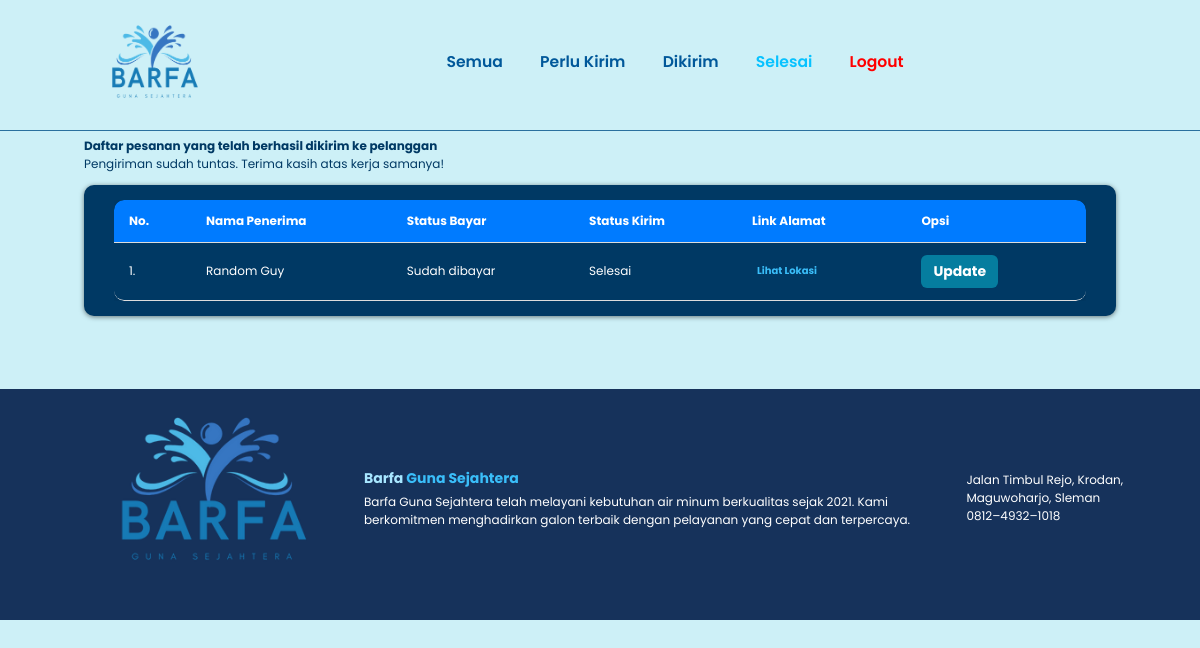
/kurir/selesai.php (signed in), run on the app's committed database.
### tables this page shows
CREATE TABLE `pesanan` (
  `id_pesanan` int(11) NOT NULL,
  `username` varchar(15) NOT NULL,
  `nama` varchar(40) NOT NULL,
  `email` varchar(30) NOT NULL,
  `no_hp` char(15) NOT NULL,
  `alamat` varchar(200) NOT NULL,
  `link` varchar(150) NOT NULL,
  `status_bayar` varchar(15) NOT NULL,
  `status_kirim` varchar(15) NOT NULL,
  `total_harga` float NOT NULL,
  `tanggal_pesan` date NOT NULL DEFAULT curdate(),
  `metode_bayar` varchar(10) NOT NULL,
  `bukti_bayar` varchar(100) NOT NULL
);

### kurir/selesai.php (the view, shortened to what this page needs)
<?php
  include '../koneksi.php';
?>
<!DOCTYPE html>
<html lang="en">
<head>
</head>
<body>
  <nav class="navbar">
    <a class="navbar-brand" href="#">
        <img src="../img/logo_barfa.png" alt="logo" width="130" height="80" />
    </a>
    <div class="navbar-nav">
      <a href="semua.php">Semua</a>
      <a href="perlukirim.php">Perlu Kirim</a>
      <a href="dikirim.php">Dikirim</a>
      <a href="selesai.php" style="color: #08C2FF;">Selesai</a>
      <a href="logout.php" style="color: red;">Logout</a>
    </div>
  </nav>
  <section class="page-keranjang">
    <div class="container">
    <h4 style="color: #003964;">Daftar pesanan yang telah berhasil dikirim ke pelanggan</h4>
    <p style="color: #003964; margin-bottom: 1rem;">Pengiriman sudah tuntas. Terima kasih atas kerja samanya!</p>
      <div class="breadcrumb">
        <div class="card-body">
          <div class="table-responsive">
          <table class="table" id="tables">
              <thead style="text-align: left;">
                  <tr>
                      <th>No.</th>
                      <th>Nama Penerima</th>
                      <th>Status Bayar</th>
                      <th>Status Kirim</th>
                      <th>Link Alamat</th>
                      <th>Opsi</th>
                  </tr>
              </thead>
              <tbody>
              <?php
                $no = 1;
                $query = "SELECT * from pesanan WHERE status_kirim='Selesai'";
                $result = mysqli_query($connect, $query);
                while ($row = mysqli_fetch_assoc($result)) {
                ?>
                  <tr style="text-align:left;">
                    <td><?php echo $no++; ?>.</td>
                    <td><?php echo $row['nama']; ?></td>
                    <td><?php echo $row['status_bayar']; ?></td>
                    <td><?php echo $row['status_kirim']; ?></td>
                    <td>
                        <a href="<?php echo htmlspecialchars($row['link']); ?>" target="_blank" style="color: #3ABEF9;">Lihat Lokasi</a>
                    </td>
                    <td>
                        <a href="update.php?id_pesanan=<?php echo $row['id_pesanan']; ?>" class="btn-detail">Update
                        </a>
                    </td>
                  </tr>
                  <?php
                    }
                  ?>
              </tbody>
          </table>
          </div>
        </div>
    </div>
  </div>
  </section>
<footer>
  <div class="footer-barfa">
    <div class="logo">
      <img src="../img/logo_barfa.png" alt="Logo Barfa">
    </div>
    <div class="barfa-description">
      <h3>Barfa <span>Guna Sejahtera</span></h3>
      <p>Barfa Guna Sejahtera telah melayani kebutuhan air minum berkualitas sejak 2021.
      Kami berkomitmen menghadirkan galon terbaik dengan pelayanan yang cepat dan terpercaya.</p>
    </div>
    <div class="barfa-ikon">
      <p><i data-feather="map-pin"></i>  Jalan Timbul Rejo, Krodan, Maguwoharjo, Sleman</p>
      <p><i data-feather="phone"></i>  0812–4932–1018</p>
    </div>
  </div>
  </footer>
</body>
</html>

### kurir/selesai.php (style rules this page uses)
:root { --primary: #39BEF9; --bg: #cdf0f7; }
* { margin: 0; padding: 0; box-sizing: border-box; outline: none; border: none; text-decoration: none; }
html { scroll-behavior: smooth; }
body { font-family: 'Poppins', sans-serif; position: relative; z-index: 0; color: #fff; background-color: var(--bg); overflow-x: hidden; }
.navbar { display: flex; justify-content: space-between; align-items: center; padding: 1.4rem 7%; border-bottom: 0.5px solid #2a709e; position: fixed; top: 0; left: 0; right: 0; z-index: 9999; }
.navbar .navbar-nav a { color: #00589A; display: inline-block; font-size: 1.3rem; font-weight: 510; margin: 0 1rem; }
.navbar .navbar-nav a::after { content: ''; display: block; padding-bottom: 0.5rem; border-bottom: 0.1rem solid var(--primary); transform: scaleX(0); transition: 0.2s linear; }
.page-keranjang { margin: 2rem 0; margin-top: 10rem; padding: 1.4rem 7%; }
.breadcrumb { padding: 15px 30px; margin-bottom: 20px; background-color: #003964; border-radius: 10px; box-shadow: 0 1px 5px rgba(0, 0, 0, .5); text-align: center; }
.card-body { color: #fff; }
.table { width: 100%; border-collapse: separate; border-spacing: 0; overflow: hidden; border-radius: 10px; box-shadow: 0 2px 8px rgba(0,0,0,0.1); }
.table-responsive { width: 100%; overflow-x: auto; -webkit-overflow-scrolling: touch; }
.table thead tr:first-child th:first-child { border-top-left-radius: 10px; }
.table thead tr:first-child th:last-child { border-top-right-radius: 10px; }
.table tbody tr:last-child td:first-child { border-bottom-left-radius: 10px; }
.table tbody tr:last-child td:last-child { border-bottom-right-radius: 10px; }
.table thead { background-color: #007bff; color: #fff; }
.table th, .table td { padding: 12px 15px; border-bottom: 1px solid #ddd; }
a { display: inline-flex; align-items: center; padding: 8px 5px; color: white; text-decoration: none; border-radius: 5px; font-size: 10px; font-weight: bold; margin-right: 10px; transition: background-color 0.3s ease, transform 0.3s ease; }
.btn-detail { background-color: #057D9F; color: white; border: none; padding: 6px 12px; border-radius: 6px; text-decoration: none; font-size: 14px; transition: background-color 0.3s ease; display: inline-block; }
footer { background-color: #16325B; text-align: center; padding: 1rem 0 2rem; margin-top: 3rem; }
.footer-barfa { display: flex; align-items: center; gap: 1rem; background-color: #16325B; padding: 1.4rem 6%; }
.footer-barfa .logo img { max-width: 280px; height: auto; }
.footer-barfa .barfa-description { max-width: 600px; text-align: left; }
.footer-barfa .barfa-ikon { max-width: 600px; text-align: left; margin-left: 0px; }
.footer-barfa .barfa-description h3 { color: #A7E6FF; margin-bottom: 4px; }
.footer-barfa .barfa-description span { color: #3ABEF9; }
@media (max-width: 1366px) { html { font-size: 75%; } }

### data on the page
pesanan: nama "Random Guy", status_bayar "Sudah dibayar", status_kirim "Selesai"
